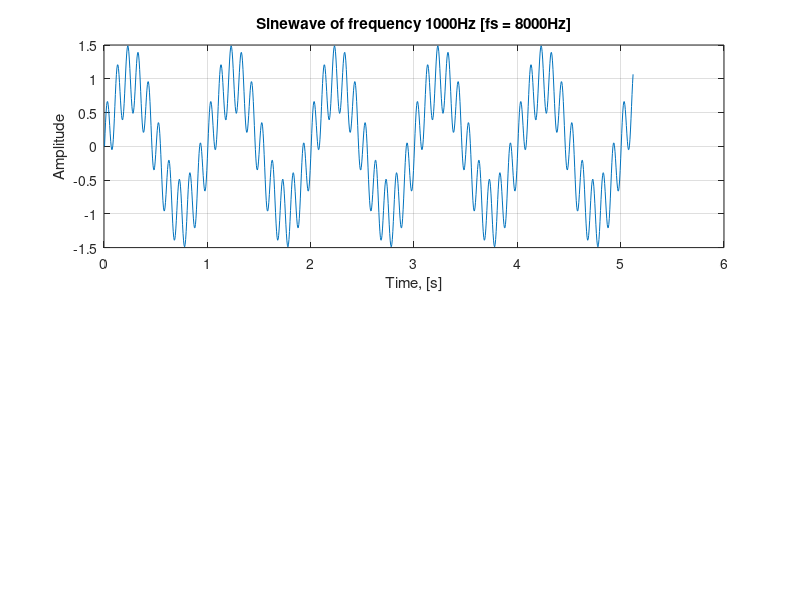

Source code (MATLAB): (Note: this script raises an error after producing the figure.)
% Percobaan 2 - Auto korelasi gabungan 2 sinyal sinus
% Edit contoh program diatas (program pertama auto korelasi) dengan menambahkan sebuah sinyal sinus yang lain dengan amplitudo 0.5 dan frekuensi 10 Hz.
N = 1024;
f1 = 1;
fs = 200;
n = 0:N-1;
x = sin(2*pi*f1*n/fs) + 0.5 * sin(2*pi*10*n/fs);  % Generate the signal, x(n)
t = [1:N] * (1/fs);

subplot(2, 1, 1);
plot(t, x);
title('Sinewave of frequency 1000Hz [fs = 8000Hz]');
xlabel('Time, [s]');
ylabel('Amplitude');
grid;

Rxx = autom(x);
subplot(2, 1, 2);
plot(Rxx);
grid;

title('Autocorrelation function of the sinewave');
xlabel('lags');
ylabel('Autocorrelation');